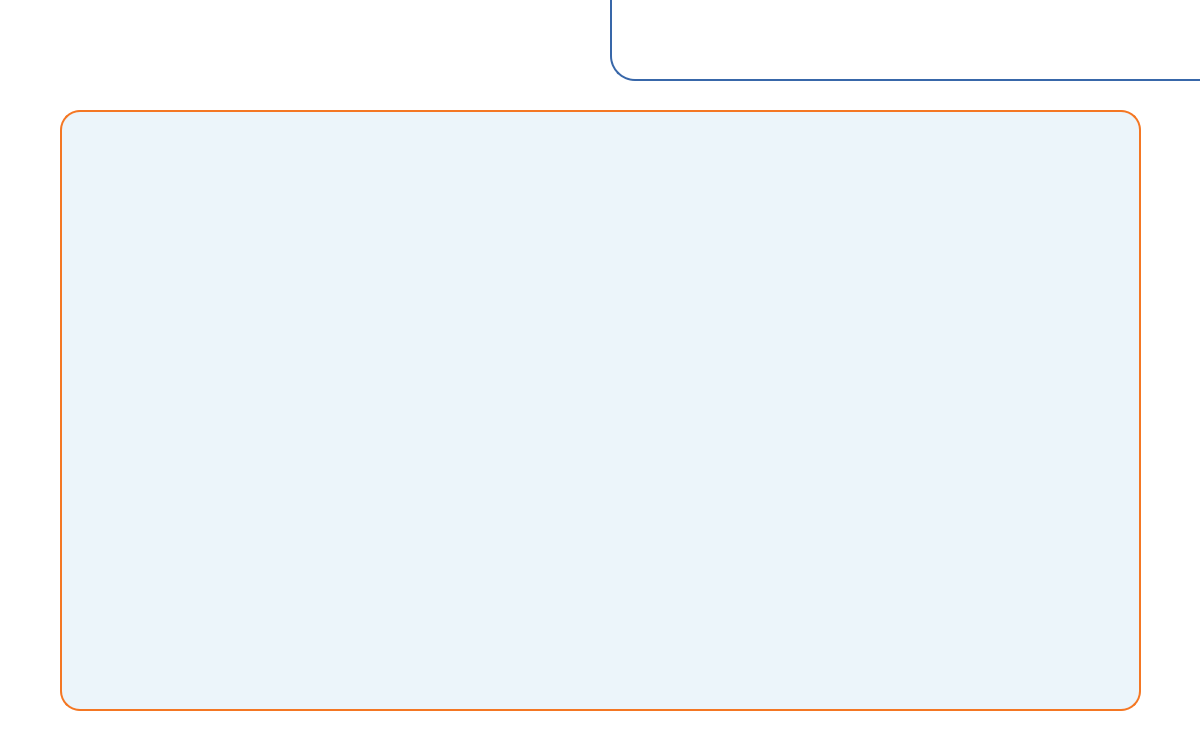
<?xml version="1.0" encoding="UTF-8"?>
<ui version="4.0">
 <class>MainScreen</class>
 <widget class="QDialog" name="MainScreen">
  <property name="geometry">
   <rect>
    <x>0</x>
    <y>0</y>
    <width>1200</width>
    <height>750</height>
   </rect>
  </property>
  <property name="windowTitle">
   <string>Co-vix</string>
  </property>
  <property name="styleSheet">
   <string notr="true">background-color: white;</string>
  </property>
  <widget class="QFrame" name="frame">
   <property name="geometry">
    <rect>
     <x>10</x>
     <y>10</y>
     <width>231</width>
     <height>91</height>
    </rect>
   </property>
   <property name="styleSheet">
    <string notr="true">background-image: url(&quot;:/Co-vix Images/Co-vix logo header.png&quot;);
 background-repeat: no-repeat;
border-style: none;</string>
   </property>
   <property name="frameShape">
    <enum>QFrame::StyledPanel</enum>
   </property>
   <property name="frameShadow">
    <enum>QFrame::Raised</enum>
   </property>
  </widget>
  <widget class="QFrame" name="frame_2">
   <property name="geometry">
    <rect>
     <x>60</x>
     <y>110</y>
     <width>1081</width>
     <height>601</height>
    </rect>
   </property>
   <property name="styleSheet">
    <string notr="true">background-color: #ecf5fa;
border-radius: 20px ;
 border: 2px solid #F47723  ;
</string>
   </property>
   <property name="frameShape">
    <enum>QFrame::StyledPanel</enum>
   </property>
   <property name="frameShadow">
    <enum>QFrame::Raised</enum>
   </property>
   <widget class="QFrame" name="frame_3">
    <property name="geometry">
     <rect>
      <x>500</x>
      <y>40</y>
      <width>560</width>
      <height>541</height>
     </rect>
    </property>
    <property name="styleSheet">
     <string notr="true">background-image: url(&quot;:/Co-vix Images/art01.png&quot;);
 background-repeat: no-repeat;
border-style: none;</string>
    </property>
    <property name="frameShape">
     <enum>QFrame::StyledPanel</enum>
    </property>
    <property name="frameShadow">
     <enum>QFrame::Raised</enum>
    </property>
   </widget>
   <widget class="QFrame" name="frame_4">
    <property name="geometry">
     <rect>
      <x>30</x>
      <y>80</y>
      <width>440</width>
      <height>331</height>
     </rect>
    </property>
    <property name="styleSheet">
     <string notr="true">background-image: url(&quot;:/Co-vix Images/art2.png&quot;);
 background-repeat: no-repeat;
border-style: none;</string>
    </property>
    <property name="frameShape">
     <enum>QFrame::StyledPanel</enum>
    </property>
    <property name="frameShadow">
     <enum>QFrame::Raised</enum>
    </property>
   </widget>
   <widget class="QPushButton" name="seach02BTN">
    <property name="geometry">
     <rect>
      <x>90</x>
      <y>440</y>
      <width>322</width>
      <height>85</height>
     </rect>
    </property>
    <property name="styleSheet">
     <string notr="true">background-color: #ecf5fa;
background-image: url(&quot;:/Co-vix Images/CHECK VACCINE  STATUS BTN.png&quot;);
border: 0px solid #555555;</string>
    </property>
    <property name="text">
     <string/>
    </property>
    <property name="flat">
     <bool>true</bool>
    </property>
   </widget>
  </widget>
  <widget class="QFrame" name="frame_5">
   <property name="geometry">
    <rect>
     <x>610</x>
     <y>-30</y>
     <width>621</width>
     <height>111</height>
    </rect>
   </property>
   <property name="styleSheet">
    <string notr="true">  border: 2px solid #3867A9;
  border-radius: 25px;</string>
   </property>
   <property name="frameShape">
    <enum>QFrame::StyledPanel</enum>
   </property>
   <property name="frameShadow">
    <enum>QFrame::Raised</enum>
   </property>
   <widget class="QPushButton" name="signinBTN">
    <property name="geometry">
     <rect>
      <x>440</x>
      <y>50</y>
      <width>130</width>
      <height>40</height>
     </rect>
    </property>
    <property name="styleSheet">
     <string notr="true">background-color: white;
background-image: url(&quot;:/Co-vix Images/LOG IN BTN.png&quot;);
border: 0px solid #555555;
border-style: none;
</string>
    </property>
    <property name="text">
     <string/>
    </property>
    <property name="flat">
     <bool>true</bool>
    </property>
   </widget>
   <widget class="QPushButton" name="homeBTN">
    <property name="geometry">
     <rect>
      <x>30</x>
      <y>50</y>
      <width>130</width>
      <height>40</height>
     </rect>
    </property>
    <property name="styleSheet">
     <string notr="true">background-color: white;
background-image: url(&quot;:/Co-vix Images/HOME BTN.png&quot;);
border: 0px solid #555555;
border-style: none;
</string>
    </property>
    <property name="text">
     <string/>
    </property>
    <property name="flat">
     <bool>true</bool>
    </property>
   </widget>
   <widget class="QPushButton" name="aboutusBTN">
    <property name="geometry">
     <rect>
      <x>160</x>
      <y>50</y>
      <width>150</width>
      <height>40</height>
     </rect>
    </property>
    <property name="styleSheet">
     <string notr="true">background-color: white;
background-image: url(&quot;:/Co-vix Images/ABOUT US  BTN.png&quot;);
border: 0px solid #555555;
border-style: none;
</string>
    </property>
    <property name="text">
     <string/>
    </property>
    <property name="flat">
     <bool>true</bool>
    </property>
   </widget>
   <widget class="QPushButton" name="searchBTN">
    <property name="geometry">
     <rect>
      <x>310</x>
      <y>50</y>
      <width>130</width>
      <height>40</height>
     </rect>
    </property>
    <property name="styleSheet">
     <string notr="true">background-color: white;
background-image: url(&quot;:/Co-vix Images/SEARCH BTN.png&quot;);
border: 0px solid #555555;
border-style: none;
</string>
    </property>
    <property name="text">
     <string/>
    </property>
    <property name="flat">
     <bool>true</bool>
    </property>
   </widget>
   <zorder>homeBTN</zorder>
   <zorder>aboutusBTN</zorder>
   <zorder>signinBTN</zorder>
   <zorder>searchBTN</zorder>
  </widget>
  <zorder>frame_5</zorder>
  <zorder>frame</zorder>
  <zorder>frame_2</zorder>
 </widget>
 <resources/>
 <connections/>
</ui>
